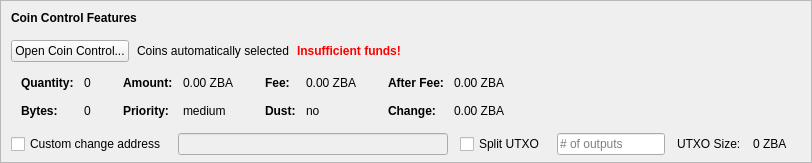
    <widget class="QFrame" name="frameCoinControl">
     <property name="sizePolicy">
      <sizepolicy hsizetype="Expanding" vsizetype="Expanding">
       <horstretch>0</horstretch>
       <verstretch>0</verstretch>
      </sizepolicy>
     </property>
     <property name="maximumSize">
      <size>
       <width>16777215</width>
       <height>16777215</height>
      </size>
     </property>
     <property name="frameShape">
      <enum>QFrame::StyledPanel</enum>
     </property>
     <property name="frameShadow">
      <enum>QFrame::Sunken</enum>
     </property>
     <layout class="QVBoxLayout" name="verticalLayoutCoinControl2">
      <property name="spacing">
       <number>0</number>
      </property>
      <property name="leftMargin">
       <number>0</number>
      </property>
      <property name="topMargin">
       <number>0</number>
      </property>
      <property name="rightMargin">
       <number>0</number>
      </property>
      <property name="bottomMargin">
       <number>6</number>
      </property>
      <item>
       <layout class="QVBoxLayout" name="verticalLayoutCoinControl" stretch="0,0,0,0,1">
        <property name="spacing">
         <number>0</number>
        </property>
        <property name="leftMargin">
         <number>10</number>
        </property>
        <property name="topMargin">
         <number>10</number>
        </property>
        <item>
         <layout class="QHBoxLayout" name="horizontalLayoutCoinControl1">
          <property name="bottomMargin">
           <number>15</number>
          </property>
          <item>
           <widget class="QLabel" name="labelCoinControlFeatures">
            <property name="sizePolicy">
             <sizepolicy hsizetype="Preferred" vsizetype="Maximum">
              <horstretch>0</horstretch>
              <verstretch>0</verstretch>
             </sizepolicy>
            </property>
            <property name="font">
             <font>
              <weight>75</weight>
              <bold>true</bold>
             </font>
            </property>
            <property name="styleSheet">
             <string notr="true">font-weight:bold;</string>
            </property>
            <property name="text">
             <string>Coin Control Features</string>
            </property>
           </widget>
          </item>
         </layout>
        </item>
        <item>
         <layout class="QHBoxLayout" name="horizontalLayoutCoinControl2" stretch="0,0,0,0">
          <property name="spacing">
           <number>8</number>
          </property>
          <property name="bottomMargin">
           <number>10</number>
          </property>
          <item>
           <widget class="QPushButton" name="pushButtonCoinControl">
            <property name="styleSheet">
             <string notr="true"/>
            </property>
            <property name="text">
             <string>Open Coin Control...</string>
            </property>
            <property name="autoDefault">
             <bool>false</bool>
            </property>
           </widget>
          </item>
          <item>
           <widget class="QLabel" name="labelCoinControlAutomaticallySelected">
            <property name="text">
             <string>Coins automatically selected</string>
            </property>
            <property name="margin">
             <number>5</number>
            </property>
           </widget>
          </item>
          <item>
           <widget class="QLabel" name="labelCoinControlInsuffFunds">
            <property name="font">
             <font>
              <weight>75</weight>
              <bold>true</bold>
             </font>
            </property>
            <property name="styleSheet">
             <string notr="true">color:red;font-weight:bold;</string>
            </property>
            <property name="text">
             <string>Insufficient funds!</string>
            </property>
            <property name="margin">
             <number>5</number>
            </property>
           </widget>
          </item>
          <item>
           <spacer name="horizontalSpacerCoinControl">
            <property name="orientation">
             <enum>Qt::Horizontal</enum>
            </property>
            <property name="sizeHint" stdset="0">
             <size>
              <width>40</width>
              <height>1</height>
             </size>
            </property>
           </spacer>
          </item>
         </layout>
        </item>
        <item>
         <widget class="QWidget" name="widgetCoinControl" native="true">
          <property name="sizePolicy">
           <sizepolicy hsizetype="Preferred" vsizetype="Preferred">
            <horstretch>0</horstretch>
            <verstretch>0</verstretch>
           </sizepolicy>
          </property>
          <property name="minimumSize">
           <size>
            <width>0</width>
            <height>0</height>
           </size>
          </property>
          <property name="styleSheet">
           <string notr="true"/>
          </property>
          <layout class="QHBoxLayout" name="horizontalLayoutCoinControl5">
           <property name="leftMargin">
            <number>0</number>
           </property>
           <property name="topMargin">
            <number>0</number>
           </property>
           <property name="rightMargin">
            <number>0</number>
           </property>
           <property name="bottomMargin">
            <number>0</number>
           </property>
           <item>
            <layout class="QHBoxLayout" name="horizontalLayoutCoinControl3" stretch="0,0,0,1">
             <property name="spacing">
              <number>20</number>
             </property>
             <property name="topMargin">
              <number>0</number>
             </property>
             <property name="bottomMargin">
              <number>10</number>
             </property>
             <item>
              <layout class="QFormLayout" name="formLayoutCoinControl1">
               <property name="horizontalSpacing">
                <number>10</number>
               </property>
               <property name="verticalSpacing">
                <number>14</number>
               </property>
               <property name="leftMargin">
                <number>10</number>
               </property>
               <property name="topMargin">
                <number>4</number>
               </property>
               <property name="rightMargin">
                <number>6</number>
               </property>
               <item row="0" column="0">
                <widget class="QLabel" name="labelCoinControlQuantityText">
                 <property name="font">
                  <font>
                   <weight>75</weight>
                   <bold>true</bold>
                  </font>
                 </property>
                 <property name="text">
                  <string>Quantity:</string>
                 </property>
                 <property name="margin">
                  <number>0</number>
                 </property>
                </widget>
               </item>
               <item row="0" column="1">
                <widget class="QLabel" name="labelCoinControlQuantity">
                 <property name="cursor">
                  <cursorShape>IBeamCursor</cursorShape>
                 </property>
                 <property name="contextMenuPolicy">
                  <enum>Qt::ActionsContextMenu</enum>
                 </property>
                 <property name="text">
                  <string notr="true">0</string>
                 </property>
                 <property name="margin">
                  <number>0</number>
                 </property>
                 <property name="textInteractionFlags">
                  <set>Qt::LinksAccessibleByMouse|Qt::TextSelectableByKeyboard|Qt::TextSelectableByMouse</set>
                 </property>
                </widget>
               </item>
               <item row="1" column="0">
                <widget class="QLabel" name="labelCoinControlBytesText">
                 <property name="font">
                  <font>
                   <weight>75</weight>
                   <bold>true</bold>
                  </font>
                 </property>
                 <property name="text">
                  <string>Bytes:</string>
                 </property>
                </widget>
               </item>
               <item row="1" column="1">
                <widget class="QLabel" name="labelCoinControlBytes">
                 <property name="cursor">
                  <cursorShape>IBeamCursor</cursorShape>
                 </property>
                 <property name="contextMenuPolicy">
                  <enum>Qt::ActionsContextMenu</enum>
                 </property>
                 <property name="text">
                  <string notr="true">0</string>
                 </property>
                 <property name="textInteractionFlags">
                  <set>Qt::LinksAccessibleByMouse|Qt::TextSelectableByKeyboard|Qt::TextSelectableByMouse</set>
                 </property>
                </widget>
               </item>
              </layout>
             </item>
             <item>
              <layout class="QFormLayout" name="formLayoutCoinControl2">
               <property name="horizontalSpacing">
                <number>10</number>
               </property>
               <property name="verticalSpacing">
                <number>14</number>
               </property>
               <property name="leftMargin">
                <number>6</number>
               </property>
               <property name="topMargin">
                <number>4</number>
               </property>
               <property name="rightMargin">
                <number>6</number>
               </property>
               <item row="0" column="0">
                <widget class="QLabel" name="labelCoinControlAmountText">
                 <property name="font">
                  <font>
                   <weight>75</weight>
                   <bold>true</bold>
                  </font>
                 </property>
                 <property name="text">
                  <string>Amount:</string>
                 </property>
                 <property name="margin">
                  <number>0</number>
                 </property>
                </widget>
               </item>
               <item row="0" column="1">
                <widget class="QLabel" name="labelCoinControlAmount">
                 <property name="cursor">
                  <cursorShape>IBeamCursor</cursorShape>
                 </property>
                 <property name="contextMenuPolicy">
                  <enum>Qt::ActionsContextMenu</enum>
                 </property>
                 <property name="text">
                  <string notr="true">0.00 ZBA</string>
                 </property>
                 <property name="textInteractionFlags">
                  <set>Qt::LinksAccessibleByMouse|Qt::TextSelectableByKeyboard|Qt::TextSelectableByMouse</set>
                 </property>
                </widget>
               </item>
               <item row="1" column="0">
                <widget class="QLabel" name="labelCoinControlPriorityText">
                 <property name="font">
                  <font>
                   <weight>75</weight>
                   <bold>true</bold>
                  </font>
                 </property>
                 <property name="text">
                  <string>Priority:</string>
                 </property>
                </widget>
               </item>
               <item row="1" column="1">
                <widget class="QLabel" name="labelCoinControlPriority">
                 <property name="cursor">
                  <cursorShape>IBeamCursor</cursorShape>
                 </property>
                 <property name="contextMenuPolicy">
                  <enum>Qt::ActionsContextMenu</enum>
                 </property>
                 <property name="text">
                  <string>medium</string>
                 </property>
                 <property name="textInteractionFlags">
                  <set>Qt::LinksAccessibleByMouse|Qt::TextSelectableByKeyboard|Qt::TextSelectableByMouse</set>
                 </property>
                </widget>
               </item>
              </layout>
             </item>
             <item>
              <layout class="QFormLayout" name="formLayoutCoinControl3">
               <property name="horizontalSpacing">
                <number>10</number>
               </property>
               <property name="verticalSpacing">
                <number>14</number>
               </property>
               <property name="leftMargin">
                <number>6</number>
               </property>
               <property name="topMargin">
                <number>4</number>
               </property>
               <property name="rightMargin">
                <number>6</number>
               </property>
               <item row="0" column="0">
                <widget class="QLabel" name="labelCoinControlFeeText">
                 <property name="font">
                  <font>
                   <weight>75</weight>
                   <bold>true</bold>
                  </font>
                 </property>
                 <property name="text">
                  <string>Fee:</string>
                 </property>
                 <property name="margin">
                  <number>0</number>
                 </property>
                </widget>
               </item>
               <item row="0" column="1">
                <widget class="QLabel" name="labelCoinControlFee">
                 <property name="cursor">
                  <cursorShape>IBeamCursor</cursorShape>
                 </property>
                 <property name="contextMenuPolicy">
                  <enum>Qt::ActionsContextMenu</enum>
                 </property>
                 <property name="text">
                  <string notr="true">0.00 ZBA</string>
                 </property>
                 <property name="textInteractionFlags">
                  <set>Qt::LinksAccessibleByMouse|Qt::TextSelectableByKeyboard|Qt::TextSelectableByMouse</set>
                 </property>
                </widget>
               </item>
               <item row="1" column="0">
                <widget class="QLabel" name="labelCoinControlLowOutputText">
                 <property name="font">
                  <font>
                   <weight>75</weight>
                   <bold>true</bold>
                  </font>
                 </property>
                 <property name="text">
                  <string>Dust:</string>
                 </property>
                </widget>
               </item>
               <item row="1" column="1">
                <widget class="QLabel" name="labelCoinControlLowOutput">
                 <property name="cursor">
                  <cursorShape>IBeamCursor</cursorShape>
                 </property>
                 <property name="contextMenuPolicy">
                  <enum>Qt::ActionsContextMenu</enum>
                 </property>
                 <property name="text">
                  <string>no</string>
                 </property>
                 <property name="textInteractionFlags">
                  <set>Qt::LinksAccessibleByMouse|Qt::TextSelectableByKeyboard|Qt::TextSelectableByMouse</set>
                 </property>
                </widget>
               </item>
              </layout>
             </item>
             <item>
              <layout class="QFormLayout" name="formLayoutCoinControl4">
               <property name="horizontalSpacing">
                <number>10</number>
               </property>
               <property name="verticalSpacing">
                <number>14</number>
               </property>
               <property name="leftMargin">
                <number>6</number>
               </property>
               <property name="topMargin">
                <number>4</number>
               </property>
               <property name="rightMargin">
                <number>6</number>
               </property>
               <item row="0" column="0">
                <widget class="QLabel" name="labelCoinControlAfterFeeText">
                 <property name="font">
                  <font>
                   <weight>75</weight>
                   <bold>true</bold>
                  </font>
                 </property>
                 <property name="text">
                  <string>After Fee:</string>
                 </property>
                 <property name="margin">
                  <number>0</number>
                 </property>
                </widget>
               </item>
               <item row="0" column="1">
                <widget class="QLabel" name="labelCoinControlAfterFee">
                 <property name="cursor">
                  <cursorShape>IBeamCursor</cursorShape>
                 </property>
                 <property name="contextMenuPolicy">
                  <enum>Qt::ActionsContextMenu</enum>
                 </property>
                 <property name="text">
                  <string notr="true">0.00 ZBA</string>
                 </property>
                 <property name="textInteractionFlags">
                  <set>Qt::LinksAccessibleByMouse|Qt::TextSelectableByKeyboard|Qt::TextSelectableByMouse</set>
                 </property>
                </widget>
               </item>
               <item row="1" column="0">
                <widget class="QLabel" name="labelCoinControlChangeText">
                 <property name="font">
                  <font>
                   <weight>75</weight>
                   <bold>true</bold>
                  </font>
                 </property>
                 <property name="text">
                  <string>Change:</string>
                 </property>
                </widget>
               </item>
               <item row="1" column="1">
                <widget class="QLabel" name="labelCoinControlChange">
                 <property name="cursor">
                  <cursorShape>IBeamCursor</cursorShape>
                 </property>
                 <property name="contextMenuPolicy">
                  <enum>Qt::ActionsContextMenu</enum>
                 </property>
                 <property name="text">
                  <string notr="true">0.00 ZBA</string>
                 </property>
                 <property name="textInteractionFlags">
                  <set>Qt::LinksAccessibleByMouse|Qt::TextSelectableByKeyboard|Qt::TextSelectableByMouse</set>
                 </property>
                </widget>
               </item>
              </layout>
             </item>
            </layout>
           </item>
          </layout>
         </widget>
        </item>
        <item>
         <layout class="QHBoxLayout" name="horizontalLayoutCoinControl4" stretch="0,0,0,0,0,0,0">
          <property name="spacing">
           <number>12</number>
          </property>
          <property name="sizeConstraint">
           <enum>QLayout::SetDefaultConstraint</enum>
          </property>
          <property name="topMargin">
           <number>5</number>
          </property>
          <property name="rightMargin">
           <number>5</number>
          </property>
          <item>
           <widget class="QCheckBox" name="checkBoxCoinControlChange">
            <property name="toolTip">
             <string>If this is activated, but the change address is empty or invalid, change will be sent to a newly generated address.</string>
            </property>
            <property name="text">
             <string>Custom change address</string>
            </property>
           </widget>
          </item>
          <item>
           <widget class="QValidatedLineEdit" name="lineEditCoinControlChange">
            <property name="enabled">
             <bool>false</bool>
            </property>
            <property name="sizePolicy">
             <sizepolicy hsizetype="Expanding" vsizetype="Fixed">
              <horstretch>0</horstretch>
              <verstretch>0</verstretch>
             </sizepolicy>
            </property>
           </widget>
          </item>
          <item>
           <widget class="QCheckBox" name="splitBlockCheckBox">
            <property name="text">
             <string>Split UTXO</string>
            </property>
           </widget>
          </item>
          <item>
           <widget class="QLineEdit" name="splitBlockLineEdit">
            <property name="sizePolicy">
             <sizepolicy hsizetype="Fixed" vsizetype="Fixed">
              <horstretch>50</horstretch>
              <verstretch>0</verstretch>
             </sizepolicy>
            </property>
            <property name="placeholderText">
             <string># of outputs</string>
            </property>
           </widget>
          </item>
          <item>
           <widget class="QLabel" name="labelBlockSizeText">
            <property name="text">
             <string>UTXO Size:</string>
            </property>
           </widget>
          </item>
          <item>
           <widget class="QLabel" name="labelBlockSize">
            <property name="text">
             <string>0 ZBA</string>
            </property>
           </widget>
          </item>
          <item>
           <widget class="QLabel" name="labelCoinControlChangeLabel">
            <property name="sizePolicy">
             <sizepolicy hsizetype="Preferred" vsizetype="Expanding">
              <horstretch>0</horstretch>
              <verstretch>0</verstretch>
             </sizepolicy>
            </property>
            <property name="minimumSize">
             <size>
              <width>0</width>
              <height>0</height>
             </size>
            </property>
            <property name="text">
             <string/>
            </property>
            <property name="margin">
             <number>3</number>
            </property>
           </widget>
          </item>
         </layout>
        </item>
        <item>
         <spacer name="verticalSpacerCoinControl">
          <property name="orientation">
           <enum>Qt::Vertical</enum>
          </property>
          <property name="sizeHint" stdset="0">
           <size>
            <width>800</width>
            <height>1</height>
           </size>
          </property>
         </spacer>
        </item>
       </layout>
      </item>
     </layout>
    </widget>
